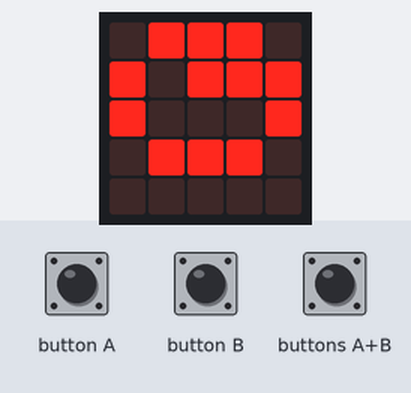
A program run on a simulated BBC micro:bit (MakeCode). Parts: the board's 5×5 LED display. The inputs (shaded band) are chosen by the test bench. Random numbers come from a fixed seed.

Above: at 1.0 s.
At 3.4 s:
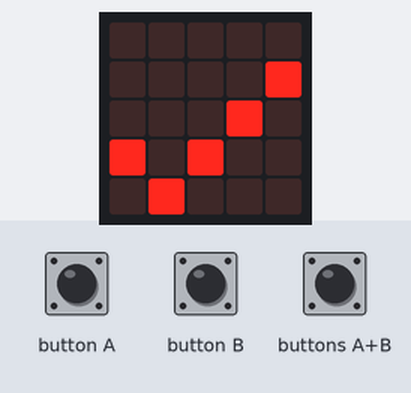
5.2 s: button A pressed for 0.15 s
At 5.55 s:
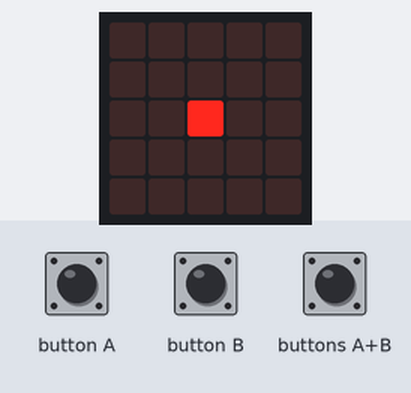
7.2 s: button B pressed for 0.15 s
At 7.55 s:
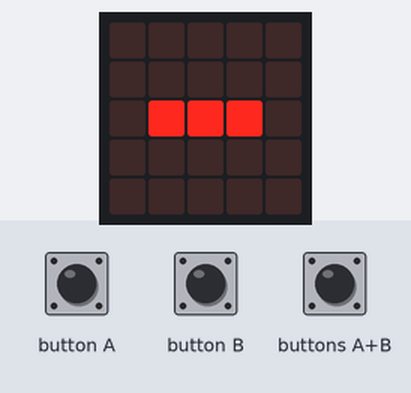
9.2 s: buttons A+B pressed for 1 s
At 10.4 s:
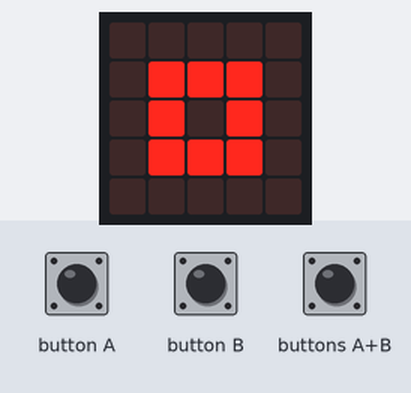
Timing chart, 0 to 12.2 s (numbered marks = the images above; inputs shaded):
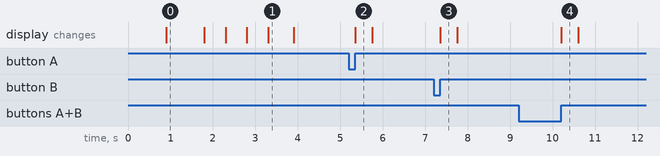

Measured:
- after the input at 5.2 s, the display: changes after 0.15 s (image 2)
- after the input at 7.2 s, the display: changes after 0.15 s (image 3)
- after the input at 9.2 s, the display: changes after 1.0 s (image 4)
- what the display in image 0 shows lasts 0.9 s, from 0.9 s to 1.8 s
- what the display in image 1 shows lasts 0.6 s, from 3.3 s to 3.9 s
- what the display in image 2 shows lasts 0.4 s, from 5.4 s to 5.8 s

The program:

main.ts
```typescript
input.onButtonPressed(Button.A, function () {
    if (_001 == 0) {
        basic.showLeds(`
            . . . . .
            . . . . .
            . # # # .
            . . . . .
            . . . . .
            `)
        basic.clearScreen()
    } else if (_001 > 0) {
        basic.showLeds(`
            . . . . .
            . . . . .
            . . # . .
            . . . . .
            . . . . .
            `)
        basic.clearScreen()
    }
})
input.onButtonPressed(Button.AB, function () {
    if (_001 == 1) {
        basic.showLeds(`
            . . . . .
            . # # # .
            . # . # .
            . # # # .
            . . . . .
            `)
        basic.clearScreen()
    }
})
function doSomething () {
    basic.showLeds(`
        . # # # .
        # # . # #
        # . . . #
        . # # # .
        . . . . .
        `)
    basic.pause(500)
    basic.showLeds(`
        . # # # .
        # . # # #
        # . . . #
        . # # # .
        . . . . .
        `)
    basic.pause(500)
    basic.showLeds(`
        . # # # .
        # # # . #
        # . . . #
        . # # # .
        . . . . .
        `)
    basic.pause(100)
    basic.showLeds(`
        . . . . .
        . # # # .
        # # . # #
        # . . . #
        . # # # .
        `)
    basic.pause(100)
    basic.showLeds(`
        . # # # .
        # # . # #
        # . . . #
        . # # # .
        . . . . .
        `)
    basic.pause(100)
    basic.showIcon(IconNames.Yes)
    basic.clearScreen()
}
input.onButtonPressed(Button.B, function () {
    if (_001 > 0) {
        basic.showLeds(`
            . . . . .
            . . . . .
            . . # . .
            . . . . .
            . . . . .
            `)
        basic.clearScreen()
    } else if (_001 == 0) {
        basic.showLeds(`
            . . . . .
            . . . . .
            . # # # .
            . . . . .
            . . . . .
            `)
        basic.clearScreen()
    }
})
let _001 = 0
doSomething()
basic.forever(function () {
    _001 = randint(0, 2)
})
```

test.ts
```typescript
// 在此处测试；当此软件包作为插件使用时，将不会编译此软件包。
```
